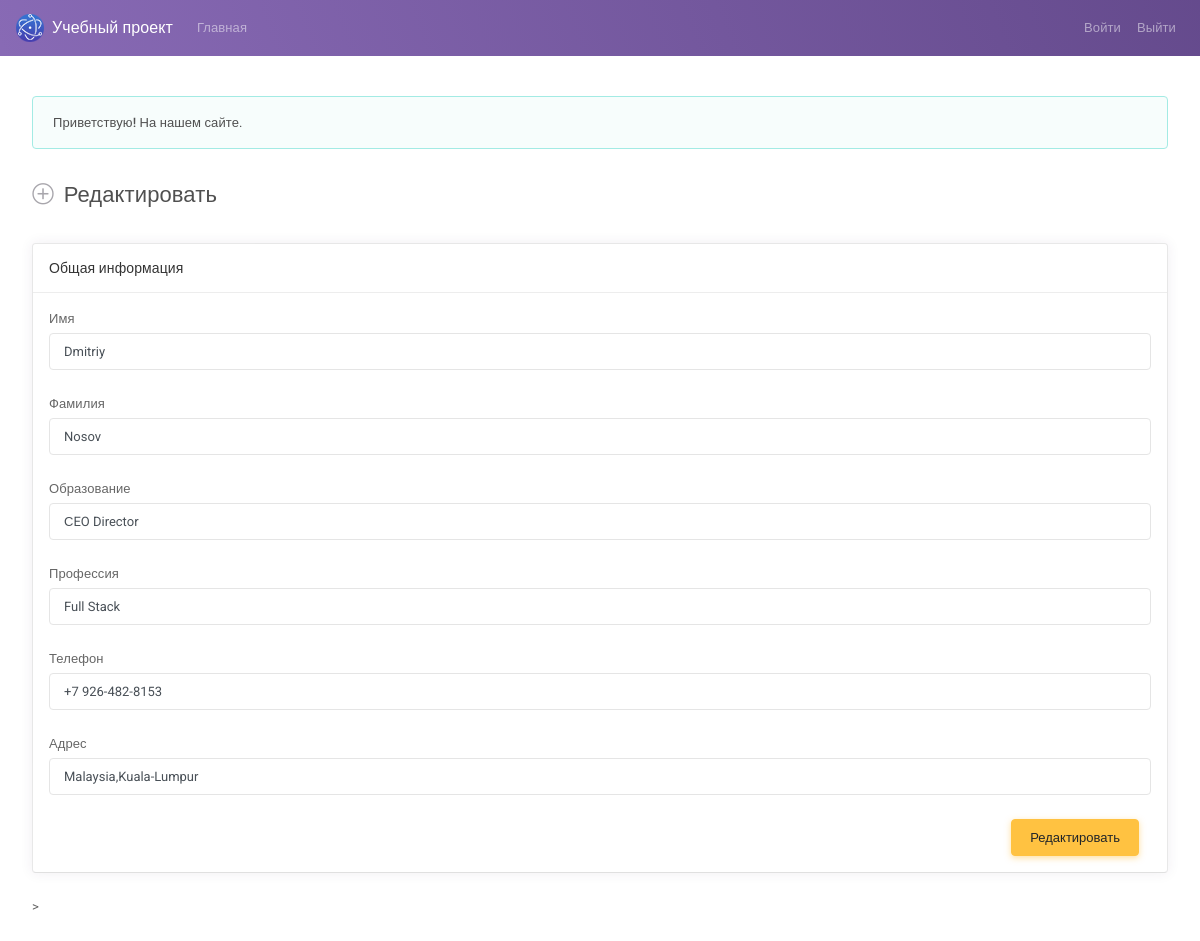
/edit.php?user_id=1 (signed in), run on the app's committed database.
### tables this page shows
CREATE TABLE `user_info` (
  `id` int(11) NOT NULL,
  `user_id` int(10) UNSIGNED NOT NULL,
  `name` varchar(150) DEFAULT NULL,
  `lastname` varchar(150) DEFAULT NULL,
  `edu` varchar(150) DEFAULT NULL,
  `prof` varchar(150) DEFAULT NULL,
  `phone` varchar(100) DEFAULT NULL,
  `address` varchar(250) DEFAULT NULL
);

### edit.php (the view, shortened to what this page needs)
<?php
  include_once './function.php';
  if(isset($_GET['user_id']))
    $user_id = $_GET['user_id'];
  $info_user    = get_info_user($user_id);
?>
<!DOCTYPE html>
<html lang="en">
<head>
    <link id="vendorsbundle" rel="stylesheet" media="screen, print" href="css/vendors.bundle.css">
    <link id="appbundle" rel="stylesheet" media="screen, print" href="css/app.bundle.css">
    <link id="myskin" rel="stylesheet" media="screen, print" href="css/skins/skin-master.css">
    <link rel="stylesheet" media="screen, print" href="css/fa-solid.css">
    <link rel="stylesheet" media="screen, print" href="css/fa-brands.css">
</head>
<body>
    <nav class="navbar navbar-expand-lg navbar-dark bg-primary bg-primary-gradient">
        <a class="navbar-brand d-flex align-items-center fw-500" href="users.html"><img alt="logo" class="d-inline-block align-top mr-2" src="img/logo.png"> Учебный проект</a>
        <div class="collapse navbar-collapse" id="navbarColor02">
            <ul class="navbar-nav mr-auto">
                <li class="nav-item">
                    <a class="nav-link" href="users.php">Главная <span class="sr-only">(current)</span></a>
                </li>
            </ul>
            <ul class="navbar-nav ml-auto">
                <li class="nav-item">
                    <a class="nav-link" href="./login.php?clearsession=true">Войти</a>
                </li>
                <li class="nav-item">
                    <a class="nav-link" href="./users.php?clearsession=true">Выйти</a>
                </li>
            </ul>
        </div>
    </nav>
    <main id="js-page-content" role="main" class="page-content mt-3">
        <div class="subheader">
            <h1 class="subheader-title">
                <i class='subheader-icon fal fa-plus-circle'></i> Редактировать
            </h1>
        </div>
        <form action="/c/edit-info-user.php" method="POST" enctype="multipart/form-data">
            <div class="row">
                <div class="col-xl-6">
                    <div id="panel-1" class="panel">
                    <?php
                     foreach ($info_user as $i_user):
                    ?>
                        <div class="panel-container">
                            <div class="panel-hdr">
                                <h2>Общая информация</h2>
                            </div>
                            <div class="panel-content">
                                <div class="form-group">
                                    <label class="form-label" for="simpleinput">Имя</label>
                                    <input type="text" id="simpleinput" class="form-control" value="<?=$i_user['name']?>" name="name">
                                </div>
                                <div class="form-group">
                                    <label class="form-label" for="simpleinput">Фамилия</label>
                                    <input type="text" id="simpleinput" class="form-control" value="<?=$i_user['lastname']?>" name="lastname">
                                </div>
                                <div class="form-group">
                                    <label class="form-label" for="simpleinput">Образование</label>
                                    <input type="text" id="simpleinput" class="form-control" value="<?=$i_user['edu']?>" name="edu">
                                </div>
                                <div class="form-group">
                                    <label class="form-label" for="simpleinput">Профессия</label>
                                    <input type="text" id="simpleinput" class="form-control" value="<?=$i_user['prof']?>" name="prof">
                                </div>
                                <div class="form-group">
                                    <label class="form-label" for="simpleinput">Телефон</label>
                                    <input type="text" id="simpleinput" class="form-control" value="<?=$i_user['phone']?>" name="phone" />
                                </div>
                                <div class="form-group">
                                    <label class="form-label" for="simpleinput">Адрес</label>
                                    <input type="text" id="simpleinput" class="form-control" value="<?=$i_user['address']?>" name="address" />
                                </div>
                <div class="col-md-12 mt-3 d-flex flex-row-reverse">
                    <button type="submit" name="edit_user" class="btn btn-warning">Редактировать</button>
                </div>
                              </div>
                        </div>
     </div>>
                                    </div>
                                </div>
                <?endforeach?>
        </form>
    </main>
</body>
</html>

### data on the page
user_info: name "Dmitriy", lastname "Nosov", edu "СEO Director", prof "Full Stack", phone "+7 926-482-8153", address "Malaysia,Kuala-Lumpur"

### other printed values
$_SESSION['message'] "Приветствую! На нашем сайте."
